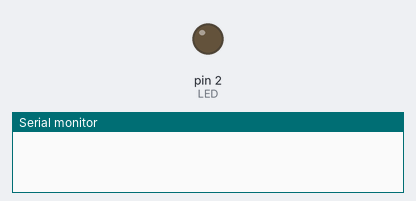
Recording of a sketch running on a simulated Arduino Uno, built with avr-gcc and run on an emulated ATmega328P. Parts: output pins drawn as LEDs (lit = HIGH), the last lines printed to the serial monitor.

Above: at 0.1 s.
At 2.1 s:
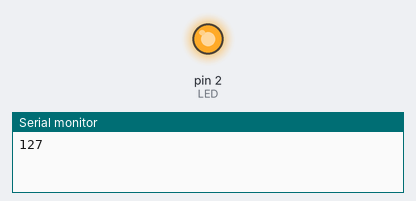
Timing chart, 0 to 11.5 s (numbered marks = the images above):
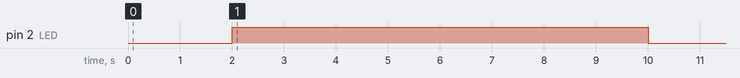

The sketch:

envia_datos.ino
```cpp
//ENVIO potenciometro

int pot=0;

void setup()
{
  pinMode(2, OUTPUT);
  Serial.begin(9600);

  delay(2000);//Esperamos inicie Arduino 2

  pot=analogRead(A5);
  //Serial.println(pot);
  pot=map(pot,0,1023,0,255);
  Serial.println(pot);

  digitalWrite(2, HIGH); //INICIAMOS con HIGH
  delay(1000);
  for(int i=0; i<8; i++)
  {
    digitalWrite(2,pot%2);
    delay(1000);
    Serial.print(pot%2);
    pot=pot/2;
  }
  digitalWrite(2, LOW);
  delay(1000); // TERMINAMOS Ccon LOW

  Serial.println("");

}

void loop()
{

}
/*
// ENVIA DATOS
// ENVIA DATOS DECIMALES Y LOS GUARDA EN UN ARRAY
int pot=5;
int LED= 2;
int arreglo[]= {0, 0, 0, 0, 0, 0, 0, 0} ;

void setup()
{
  pinMode(2, OUTPUT); // LED
  Serial.begin(9600);
}

void loop()
{
  pot=analogRead(A5);
  pot=map(pot,0,1023,0,255);
  Serial.println(pot);

  digitalWrite(LED, HIGH);
  delay(2000);
  digitalWrite(LED, LOW);
  delay(2000);

  for(int i=0; i<8; i++)
  {
    digitalWrite(i+2,pot%2);
    pot=pot/2;
    arreglo[7-i]= pot%2;
    Serial.print(arreglo[i]);

      if (pot%2 == 1){
        digitalWrite(LED, HIGH);
        delay(100);
      }
      else {
        digitalWrite(LED, LOW);
        delay(100);
      }
  }
  Serial.println("");
  delay(1000);
}
 * /
 */
```
